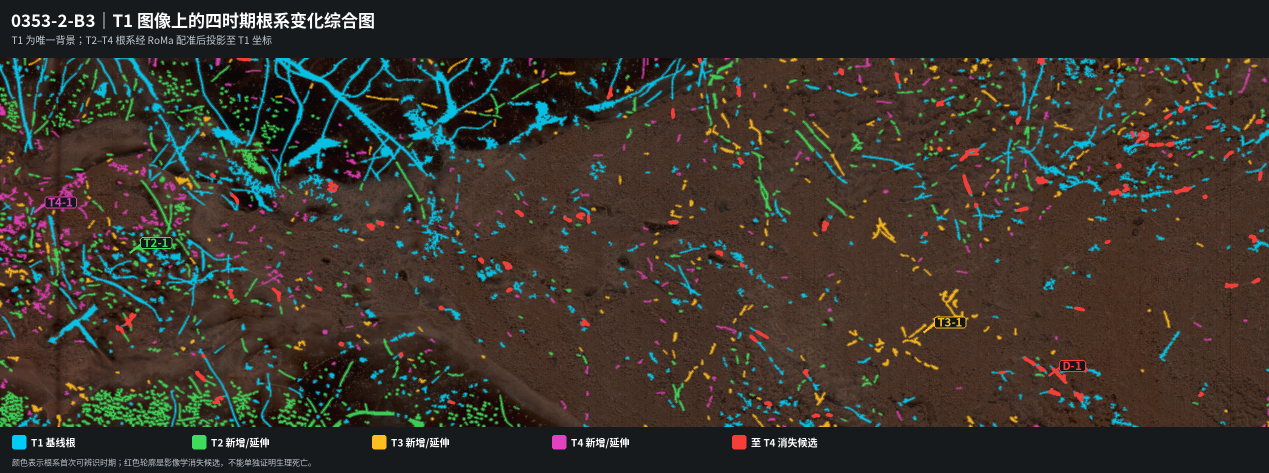
#> input picture roma-results/0353-2-B3/SCI_T1_four_period_root_change_composite.png, 2538 x 946 px (shown at 1/2 size)
$ python -i evaluate_adjacent_registration.py   (imports and definitions only)
#> lines starting #> are read from the running program, lines starting #| are printed output that depends on the picture
#!/usr/bin/env python3
"""Audit saved RoMa adjacent registrations with automatic RootSIFT checks.

No registration field is refitted. SIFT acceptance uses descriptors, mutual ratio
matching, a similarity RANSAC and spatial thinning, never RoMa residual/confidence.
Errors are automatic validation-point errors, not human landmark TRE. Root-priority
coarse fitting can share these features, so they are not held-out landmarks.
"""
from pathlib import Path
import csv, json, shutil, hashlib, gc, argparse
import cv2
import numpy as np
from PIL import Image

REPO = Path.cwd().resolve()
ROOT = REPO / "results/microtube_registration"
PAIRS = ['T1_to_T2', 'T2_to_T3', 'T3_to_T4']
RULES = dict(min_effective_target_fraction=.10, min_roma_reliable_samples=100,
             min_automatic_validation_points=20, max_automatic_median_px_at_width1400=3.,
             max_confident_cycle_p95_target_px=3.)
COLORS = np.array([[210,210,210], [48,154,96], [232,162,47], [150,112,170]], np.uint8)

def fmt(value):
    return 'NA' if value is None else f'{value:.3f}'


def rgb(path):
    with Image.open(path) as im: return np.array(im.convert('RGB'))
#> im is the input picture: PIL image 2538x946 RGB; mean R, G, B 58, 52.2, 44.7


# [12 lines left out: functions sample, stats, not called in this run]


def features(path):
    a=rgb(path); h,w=a.shape[:2]; nw=1400; nh=round(nw*h/w)
#> after `h, w = a.shape[:2]`: h = 946; w = 2538
#> after `nh = round(nw * h / w)`: nh = 522
    a=cv2.resize(a,(nw,nh),interpolation=cv2.INTER_AREA if w>nw else cv2.INTER_CUBIC)
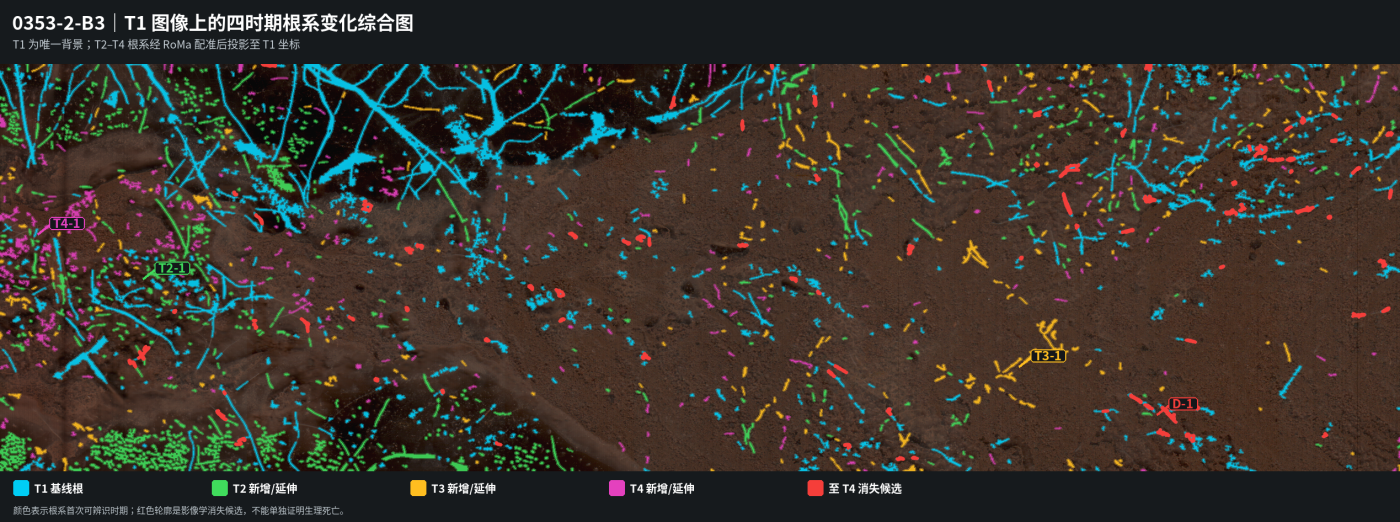
#> a: shape (522, 1400, 3); mean R, G, B 58, 52.2, 44.7
    gray=cv2.cvtColor(a,cv2.COLOR_RGB2GRAY)
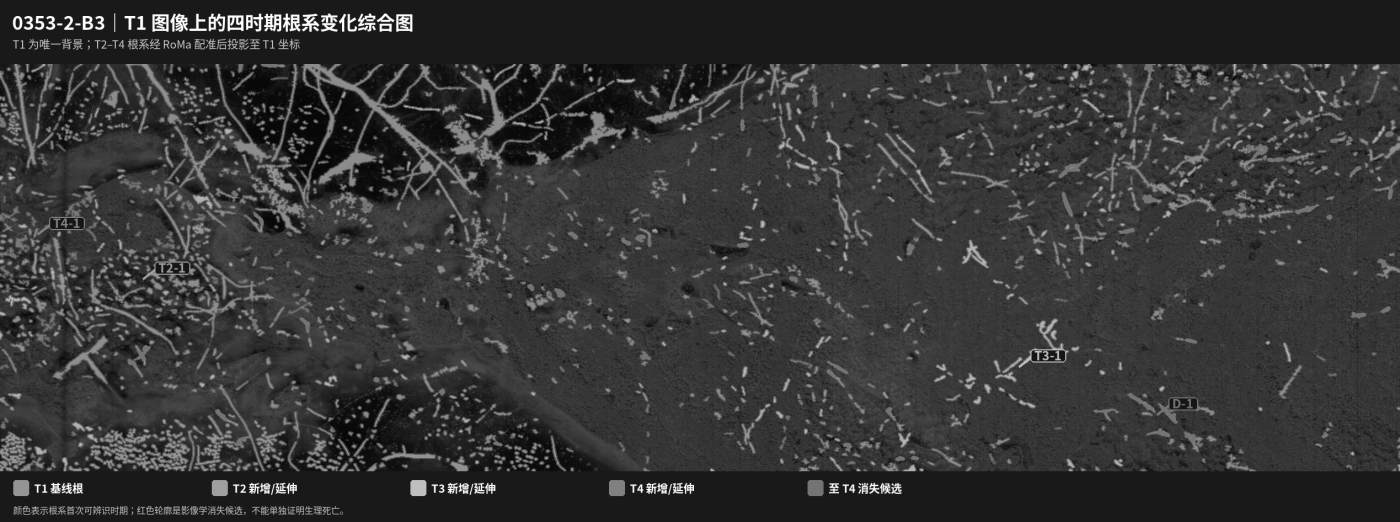
#> gray: shape (522, 1400); min 7, max 255, mean 53
    sift=cv2.SIFT_create(nfeatures=0,contrastThreshold=.02,edgeThreshold=10)
    keys,d=sift.detectAndCompute(gray,None)
#> keys = 10981 keypoints; strongest (x, y, size): (212, 20, 1.9), (87, 20, 2.3), (88, 25, 2.5), (212, 25, 2.1)
    d=np.sqrt(d/(d.sum(1,keepdims=True)+1e-7))
    return keys,d,np.array([w/nw,h/nh]),(nw,nh)


# [22 lines left out: function independent_points, not called in this run]


def save_csv(path,rows):
    with path.open('w',encoding='utf-8-sig',newline='') as f:
        writer=csv.DictWriter(f,fieldnames=list(rows[0]));writer.writeheader();writer.writerows(rows)


# [172 lines left out: functions evaluate, create_report, main, not called in this run]

# [1 line not run here, left out]

>>> result = features('../../../../0353-2-B3/SCI_T1_four_period_root_change_composite.png')

$ run again, on roma-results/0353-2-B3/T2_T1_reference_common_crop_original_RGB.png
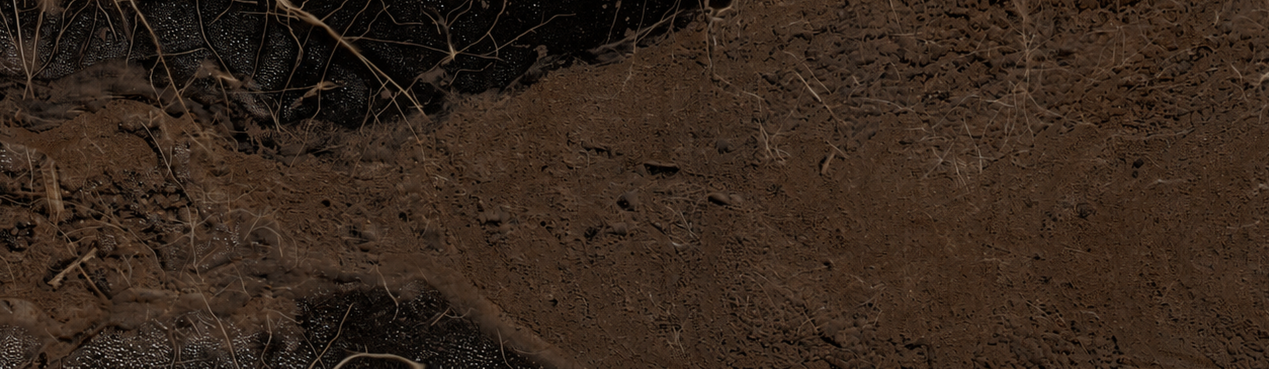
#> input picture roma-results/0353-2-B3/T2_T1_reference_common_crop_original_RGB.png, 2538 x 738 px (shown at 1/2 size)
#> in rgb, im is the input picture: PIL image 2538x738 RGB; mean R, G, B 54.2, 39, 27.9
#> in features, `a=cv2.resize(a,(nw,nh),interpolation=cv2.INTER_AREA if w>nw else cv2.I..`:
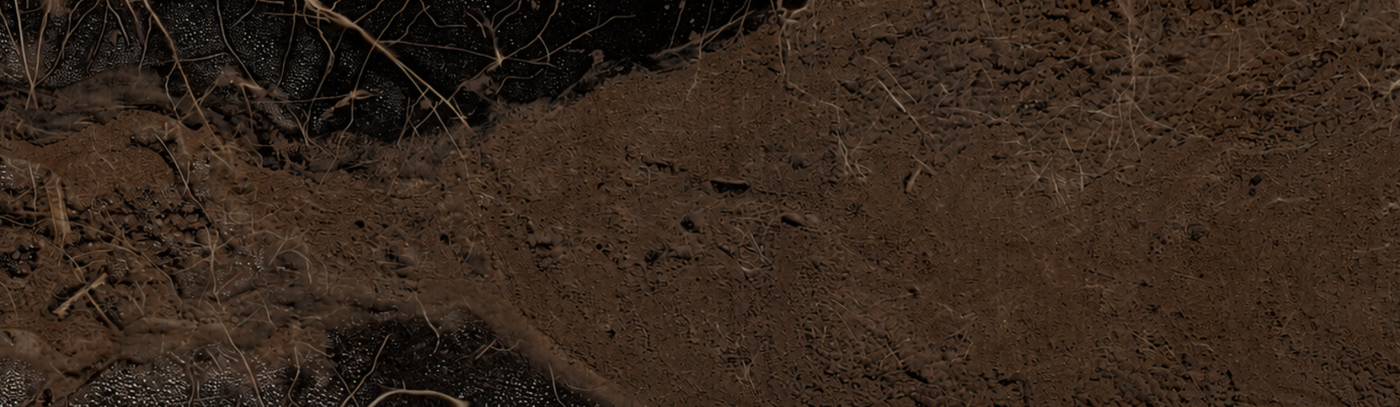
#> a: shape (407, 1400, 3); mean R, G, B 54.2, 39, 27.9
#> in features, `gray=cv2.cvtColor(a,cv2.COLOR_RGB2GRAY)`:
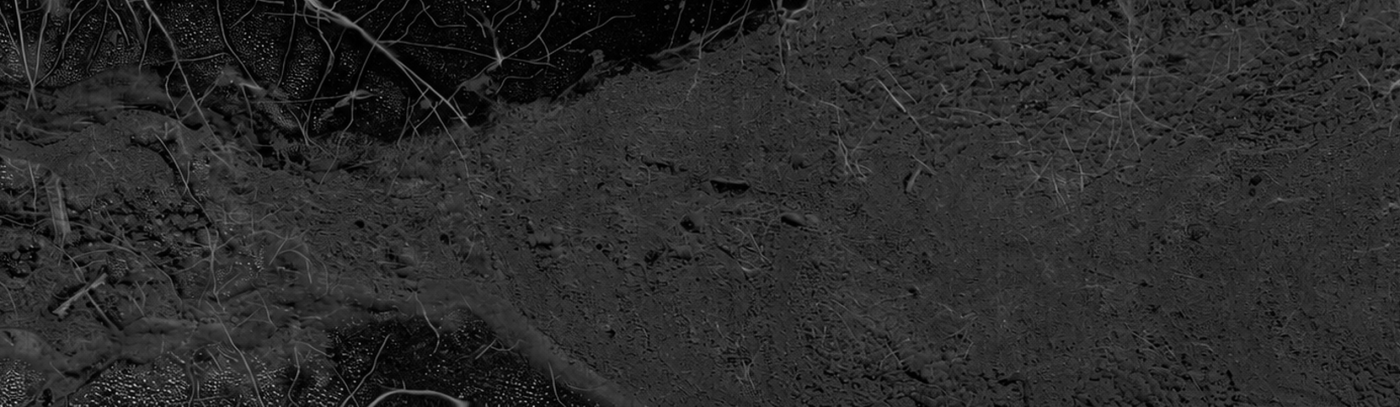
#> gray: shape (407, 1400); min 0, max 203, mean 42.2
#> keys = 9035 keypoints; strongest (x, y, size): (132, 391, 1.8), (169, 391, 1.8), (183, 362, 1.9), (440, 96, 1.8)
